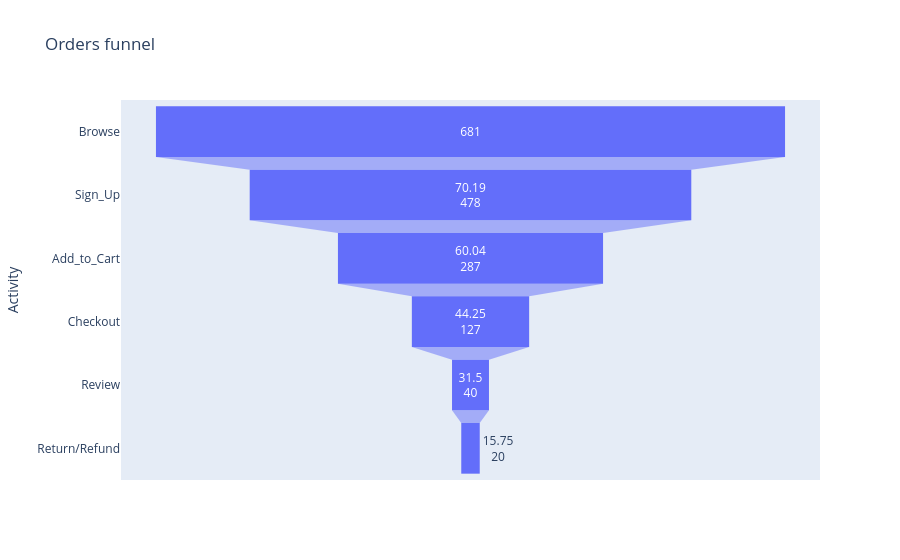

The notebook cell this image was saved under:
### Code cell
fig= px.funnel(data_frame=funnel,y='Activity',x='count',text='Conversion%',
               hover_data='count',title='Orders funnel',height = 500)
fig.show()

### Figure 1 — Plotly figure (JSON) as saved in the notebook; plotly's stock layout.template omitted (floating-point values rounded to 4 significant figures)
{"data": [{"hovertemplate": "count=%{x}<br>Activity=%{y}<br>Conversion%=%{text}<extra></extra>", "legendgroup": "", "marker": {"color": "#636efa"}, "name": "", "orientation": "h", "showlegend": false, "text": [null, 70.19, 60.04, 44.25, 31.5, 15.75], "type": "funnel", "x": [681, 478, 287, 127, 40, 20], "xaxis": "x", "y": ["Browse", "Sign_Up", "Add_to_Cart", "Checkout", "Review", "Return/Refund"], "yaxis": "y"}], "layout": {"autosize": true, "legend": {"tracegroupgap": 0}, "title": {"text": "Orders funnel"}, "xaxis": {"anchor": "y", "autorange": true, "domain": [0, 1], "range": [-378.3, 378.3], "title": {"text": "count"}, "type": "linear"}, "yaxis": {"anchor": "x", "autorange": true, "domain": [0, 1], "range": [5.5, -0.5], "title": {"text": "Activity"}, "type": "category"}}}
